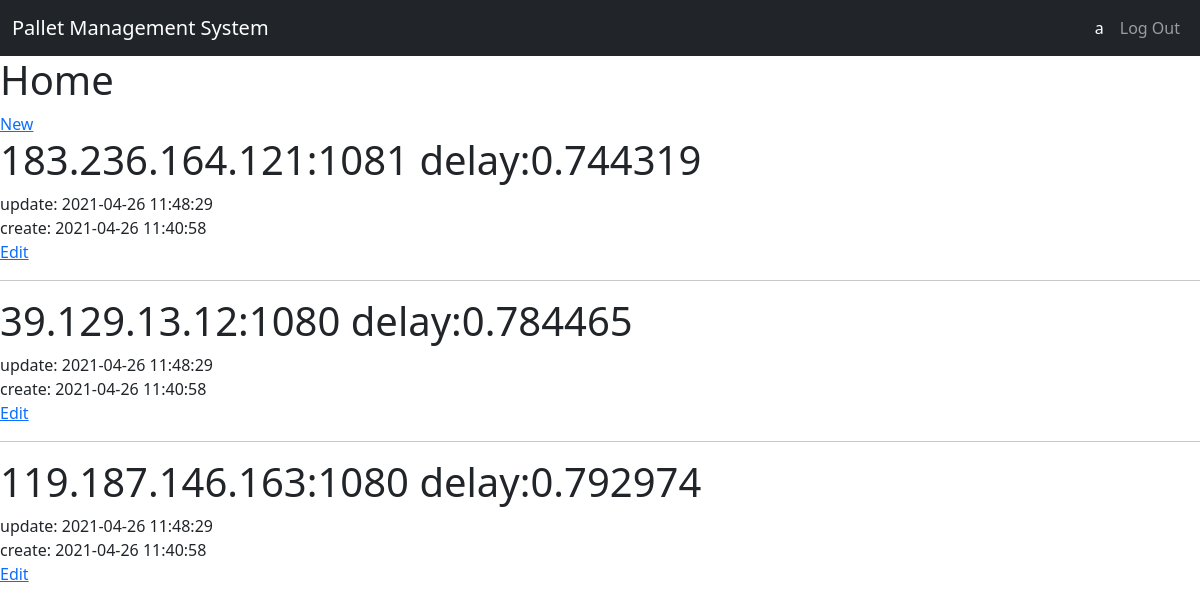
The page /home (signed in) on the database as committed earlier.
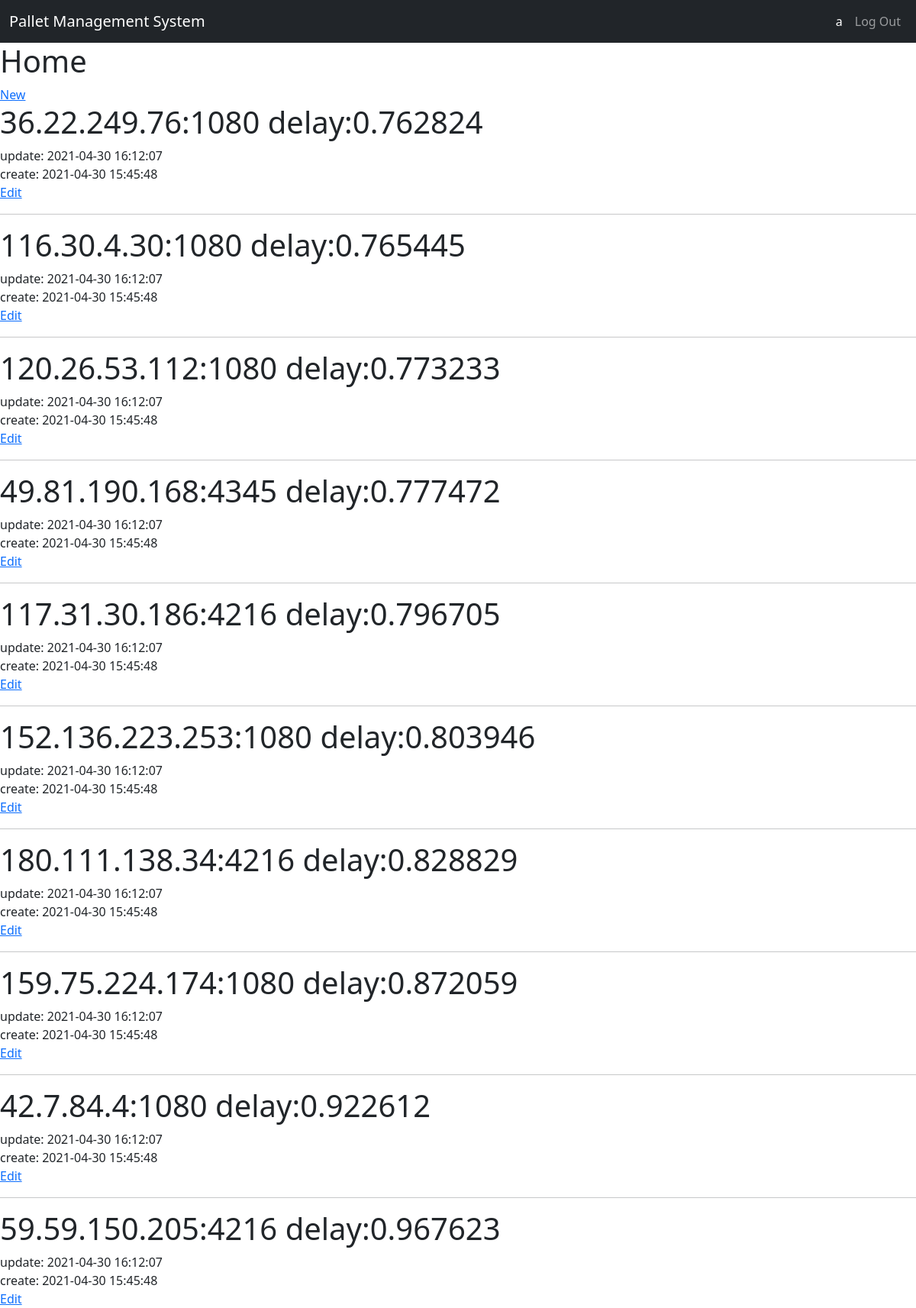
The same page on the database as committed later.
### tables this page shows
CREATE TABLE user (
    id       INTEGER PRIMARY KEY AUTOINCREMENT,
    username TEXT    UNIQUE
                     NOT NULL,
    password TEXT    NOT NULL
);

CREATE TABLE proxy (
    id        INTEGER   PRIMARY KEY AUTOINCREMENT,
    author_id INTEGER   NOT NULL,
    created   TIMESTAMP,
    updated   TIMESTAMP,
    delay     TEXT,
    ip        TEXT      NOT NULL
                        UNIQUE,
    port      TEXT      NOT NULL,
    FOREIGN KEY (author_id) REFERENCES user (id)
    );

### flaskr/blog.py (the view)
@bp.route('/home')
@login_required
def home():
    db = get_db()
    records = db.execute(
        'SELECT p.id, ip, port, delay, created, updated, author_id, username'
        ' FROM proxy p JOIN user u ON p.author_id = u.id'
        ' WHERE updated =(SELECT MAX(updated) FROM proxy)'
        ' ORDER BY delay ASC'
    ).fetchall()
    return render_template('blog/home.html', records=records)

### flaskr/auth.py (called while the page is built)
@bp.before_app_request
def load_logged_in_user():
    user_id = session.get('user_id')
    if user_id is None:
        g.user = None
    else:
        g.user = get_db().execute(
            'SELECT * FROM user WHERE id = ?', (user_id,)
        ).fetchone()

def login_required(view):
    @functools.wraps(view)
    def wrapped_view(**kwargs):
        if g.user is None:
            return redirect(url_for('auth.login'))
        return view(**kwargs)
    return wrapped_view

### flaskr/db.py (called while the page is built)
def get_db():
    if 'db' not in g:
        g.db = sqlite3.connect(
            current_app.config['DATABASE'],
            detect_types=sqlite3.PARSE_DECLTYPES
        )
        g.db.row_factory = sqlite3.Row
    return g.db

### flaskr/templates/blog/home.html (shortened to what this page needs)
{% extends 'base.html' %}
{% block header %}
  <h1>{% block title %}Home{% endblock %}</h1>
  {% if g.user %}
    <a class="action" href="{{ url_for('blog.create') }}">New</a>
  {% endif %}
{% endblock %}
{% block content %}
<head>
<body onload="JavaScript:AutoRefresh(1000);"></body>
</head>
  {% for r in records %}
    <article class="r" >
      <header>
        <div>
          <h1>{{ r['ip'] }}:{{ r['port'] }} delay:{{ r['delay'] }}</h1>
          <div class="about">update: {{ r['updated'].strftime('%Y-%m-%d %H:%M:%S') }}</div>
          <div class="about">create: {{ r['created'].strftime('%Y-%m-%d %H:%M:%S') }}</div>
        </div>
        {% if g.user['id'] == r['author_id'] %}
          <a class="action" href="{{ url_for('blog.update', id=r['id']) }}">Edit</a>
        {% endif %}
      </header>
    </article>
    {% if not loop.last %}
      <hr>
    {% endif %}
  {% endfor %}
{% endblock %}

### flaskr/templates/base.html (shortened to what this page needs)
<!doctype html>
<html lang="en">
<head>
    <link rel="stylesheet" href="{{ url_for('static', filename='bootstrap.min.css') }}">
    <link rel="stylesheet" href="{{ url_for('static', filename='bootstrap.min.js') }}">
    <nav class="navbar navbar-expand navbar-dark bg-dark" aria-label="First navbar example">
        <div class="container-fluid">
            <a class="navbar-brand" href="{{ url_for('blog.index') }}">Pallet Management System</a>
            <div class="collapse navbar-collapse" id="navbarsExample02">
                <ul class="navbar-nav ms-auto ">
                    {% if g.user %}
                    <li class="nav-item">
                        <a class="nav-link active" aria-current="page" href="#">{{ g.user['username'] }}</a>
                    </li>
                    <li class="nav-item">
                        <a class="nav-link" href="{{ url_for('auth.logout') }}">Log Out</a>
                    </li>
                    {% endif %}
                </ul>
            </div>
        </div>
    </nav>
</head>
<section class="content">
    <header>
        {% block header %}{% endblock %}
    </header>
    {% block content %}
    {% endblock %}
</section>

Rows that differ between the two databases and show on the page:
removed proxy: ip "183.236.164.121", port "1081", delay "0.744319", updated "2021-04-26 11:48:29", created "2021-04-26 11:40:58"
removed proxy: ip "39.129.13.12", port "1080", delay "0.784465", updated "2021-04-26 11:48:29", created "2021-04-26 11:40:58"
removed proxy: ip "119.187.146.163", port "1080", delay "0.792974", updated "2021-04-26 11:48:29", created "2021-04-26 11:40:58"
added proxy: ip "36.22.249.76", port "1080", delay "0.762824", updated "2021-04-30 16:12:07", created "2021-04-30 15:45:48"
added proxy: ip "116.30.4.30", port "1080", delay "0.765445", updated "2021-04-30 16:12:07", created "2021-04-30 15:45:48"
added proxy: ip "120.26.53.112", port "1080", delay "0.773233", updated "2021-04-30 16:12:07", created "2021-04-30 15:45:48"
added proxy: ip "49.81.190.168", port "4345", delay "0.777472", updated "2021-04-30 16:12:07", created "2021-04-30 15:45:48"
added proxy: ip "117.31.30.186", port "4216", delay "0.796705", updated "2021-04-30 16:12:07", created "2021-04-30 15:45:48"
added proxy: ip "152.136.223.253", port "1080", delay "0.803946", updated "2021-04-30 16:12:07", created "2021-04-30 15:45:48"
added proxy: ip "180.111.138.34", port "4216", delay "0.828829", updated "2021-04-30 16:12:07", created "2021-04-30 15:45:48"
added proxy: ip "159.75.224.174", port "1080", delay "0.872059", updated "2021-04-30 16:12:07", created "2021-04-30 15:45:48"
added proxy: ip "42.7.84.4", port "1080", delay "0.922612", updated "2021-04-30 16:12:07", created "2021-04-30 15:45:48"
added proxy: ip "59.59.150.205", port "4216", delay "0.967623", updated "2021-04-30 16:12:07", created "2021-04-30 15:45:48"
